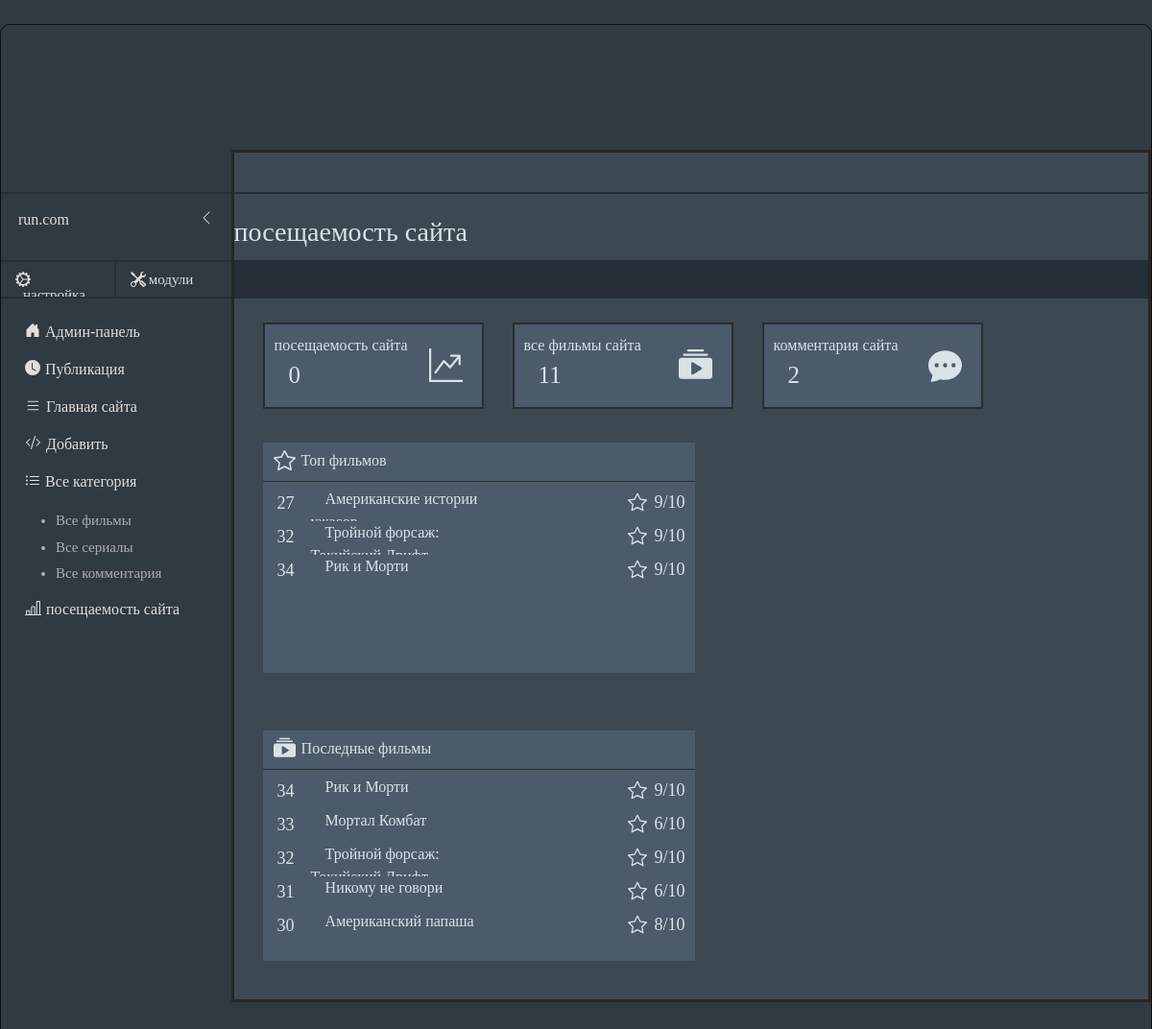
The app's page /admin.php?action=topitem with its own data.
### tables this page shows
CREATE TABLE `items` (
  `id` int(11) NOT NULL,
  `addDate` int(32) NOT NULL,
  `itemName` text NOT NULL,
  `itemCost` text NOT NULL,
  `itemCountry` text NOT NULL,
  `itemRaisal` int(9) NOT NULL,
  `itemGenre` int(9) NOT NULL,
  `itemDescription` text NOT NULL,
  `itemMainImg` text NOT NULL,
  `itemMainVideo` text NOT NULL,
  `itemSeries` text NOT NULL,
  `itemEstimation` text NOT NULL,
  `itemTime` text NOT NULL
);

### admin.php (the view, shortened to what the rows shown need)
<?php
	$action = $_GET['action'];
	$content = "";
	$db = mysqli_connect('localhost','root',"","arun");
	if($db){
	if($action == "addnewitem"){
		$title = "Добавить кино";
		$act_title = "Добавление нового  на сайт";
		if($_SERVER['REQUEST_METHOD'] === "POST"){
			$trust ='';
			if(empty($_POST['itemName']) OR strlen($_POST['itemName']) < 3) $trust .= "Не заполнина поле <b>Имя</b> или меньше 3 букв <br/>";
			if(empty($_POST['itemCountry']) OR strlen($_POST['itemCountry']) < 5) $trust .= "Не заполнина <b>Страна</b> поле или меньше 5 букв <br/>";
			if(empty($_POST['itemDescription']) OR strlen($_POST['itemDescription']) < 15) $trust .= "Не заполнина <b>Описание</b> поле или меньше 15 букв <br/>";
			if(empty($_POST['itemGenre'])) $trust .= "Не выбран <b>Жанр</b> фильма <br/>";
			if(empty($_POST['itemCost'])) $trust .= "не выбран <b>Год</b> выпуска <br/>";
			if(empty($_POST['itemRaisal'])) $trust .= "Не выбран <b>Оценка</b> на фильм <br/>";
			if(empty($_FILES['itemMainImg']['name'])) $trust .="<b>Изображение</b> не загружон или не выбран";
			if($_FILES['itemMainImg']['name'] AND $_FILES['itemMainImg']['size'] > 10000000) $trust .="Ошибка: <b>Изображение не иожет содержат больше 5мб</b>  <br/>";
			if(!empty($_FILES['itemMainImg']['error'])) $trust .="<b>Изображение</b> не возможно";
			if(empty($_POST['itemMainVideo']) OR strlen($_POST['itemMainVideo']) < 3) $trust .= "Не заполнина поле <b>видио</b><br/>";
			if(empty($_POST['itemSeries'])) $trust .= "напишите пожалуста кино или сериал";
			if(empty($_POST['itemTime'])) $trust .= "напишите Продолжительность фильма";
		if(empty($trust)){
		$uploadedFile = dirname(__FILE__)."/images/";
		$mainImg = mktime()."_".$_FILES['itemMainImg']['name'];
		move_uploaded_file($_FILES['itemMainImg']['tmp_name'], $uploadedFile.$mainImg);
			$addDate = mktime();
			$itemName = trim($_POST['itemName']);
			$itemCountry = trim($_POST['itemCountry']);
			$itemDescription = trim($_POST['itemDescription']);
			$itemGenre = trim($_POST['itemGenre']);
			$itemCost = trim($_POST['itemCost']);
			$itemRaisal = trim($_POST['itemRaisal']);
			$itemMainVideo = trim($_POST['itemMainVideo']);
			$itemSeries = trim($_POST['itemSeries']);
			$itemTime = trim($_POST['itemTime']);
			$insertQuery ="INSERT INTO `items` (addDate, itemName, itemCountry, itemDescription, itemGenre, itemCost, itemRaisal,itemMainImg,itemMainVideo, itemSeries,itemTime) VALUES('{$addDate}', '{$itemName}', '{$itemCountry}', '{$itemDescription}', '{$itemGenre}', '{$itemCost}', '{$itemRaisal},', '{$mainImg}', '{$itemMainVideo}', '{$itemSeries}','{$itemTime}')";
			if(mysqli_query($db, $insertQuery)){
				$content .= "Кино добавлен, <a href='admin.php?action=allitems'>вернуться списку кино</a>";
			}else{
				$content .= "Ошибка Кино не добавлен.Информация для отладки: <b>MSQLERROR: ".mysqli_errno($db).", MYSQL MSG:".mysqli_error($db)."</b>";
			}
		}else{
			$content .= "<b>Ошибка:</b> заполните данныx, Вы не указали <br/>";
			$content .= $trust;
		}
		}else{
		$content .= <<<HTML
		<form method="POST" action="" enctype="multipart/form-data">
		<div class="imginput">
			<center><span class="imgclass">200 x 300</span></center>
		</div>
		<input type="text" name="itemName" class="itemName" placeholder="Название" /><br/>
		<textarea  name="itemDescription" class="itemDescription" placeholder="опишите кино"></textarea></br></br>
		<input type="text" name="itemTime" class="itemTime" placeholder="Продолжительность" /><br/>
		<input type="text" name="itemCountry" class="itemCost" placeholder="страна" /><br/>
		<input type="text" name="itemCost" class="itemCost" style="margin-top: -11px;" placeholder="Жанр" /><br/>
		<input type="number" name="itemRaisal" class="itemRaisal" placeholder="оценка" /><br/>
		<input type="text" name="itemMainVideo" class="itemMainVideo" placeholder="Укажите ссылку на кино" /><br/>
		<input type="text" name="itemSeries" class="itemSeries"  placeholder="Укажите сериал или кино" /><br/>
		<input type="file"  class="itemMainImg" name="itemMainImg" />
		<input type="submit" class="submit" value="Добавить кино" />
				<select name="itemGenre" class="itemGenre" multiple>
HTML;
		$content .= displayallCategory();
	$content .= <<<HTML
		</select><br/>
		</form>
HTML;
		}
	}elseif($action == "topitem"){
		$selectCount = "SELECT COUNT(itemName) as count FROM `items`";
		$result = mysqli_query($db,$selectCount);
			$items = mysqli_fetch_row($result);
		$selectCountcomm = "SELECT COUNT(commName) as count FROM `commentary`";
		$resultcom = mysqli_query($db,$selectCountcomm);
			$itemcom = mysqli_fetch_row($resultcom);
		$content .= <<<HTML
		<div class="howadminumber">{$items[0]}</div>
		<div class="howadminumber">{$itemcom[0]}</div>
		<div id="menutopadmin">
					<div class="topmenuadmin">
						<div class="topfilm">
HTML;
						$selectop = "SELECT * FROM  `items` WHERE itemRaisal='9'  LIMIT 5";
						if($resultop= mysqli_query($db, $selectop)){
							$itemtop = mysqli_fetch_all($resultop, MYSQLI_ASSOC);
						}
						foreach($itemtop as $item){
						$content .= <<<HTML
								<div class="topfilmcl">
									<div class="topname">
										<div class="nametopfilm">
											<div class="filmname"><span >{$item[id]}</span></div>
											<div class="filmnamenew"><span>{$item[itemName]}</span></div>
										</div>
									</div>
										<div class="filmringt">
											<svg xmlns="http://www.w3.org/2000/svg" width="20" height="20" fill="currentColor" class="bi bi-star" viewBox="0 0 16 16">
											  <path d="M2.866 14.85c-.078.444.36.791.746.593l4.39-2.256 4.389 2.256c.386.198.824-.149.746-.592l-.83-4.73 3.522-3.356c.33-.314.16-.888-.282-.95l-4.898-.696L8.465.792a.513.513 0 0 0-.927 0L5.354 5.12l-4.898.696c-.441.062-.612.636-.283.95l3.523 3.356-.83 4.73zm4.905-2.767-3.686 1.894.694-3.957a.565.565 0 0 0-.163-.505L1.71 6.745l4.052-.576a.525.525 0 0 0 .393-.288L8 2.223l1.847 3.658a.525.525 0 0 0 .393.288l4.052.575-2.906 2.77a.565.565 0 0 0-.163.506l.694 3.957-3.686-1.894a.503.503 0 0 0-.461 0z"/>
											</svg>
											<div class="filmiconname">{$item['itemRaisal']}/10</div>
										</div>
								</div>
HTML;
						}
				$content .= <<<HTML
						</div>
					</div>
					<div class="topmenuadmin">
					<div class="icontepmenu">
							<div class="tepmenuname">
							<svg xmlns="http://www.w3.org/2000/svg" width="25" height="23" fill="currentColor" class="bi bi-collection-play-fill" viewBox="0 0 16 16">
  <path d="M2.5 3.5a.5.5 0 0 1 0-1h11a.5.5 0 0 1 0 1h-11zm2-2a.5.5 0 0 1 0-1h7a.5.5 0 0 1 0 1h-7zM0 13a1.5 1.5 0 0 0 1.5 1.5h13A1.5 1.5 0 0 0 16 13V6a1.5 1.5 0 0 0-1.5-1.5h-13A1.5 1.5 0 0 0 0 6v7zm6.258-6.437a.5.5 0 0 1 .507.013l4 2.5a.5.5 0 0 1 0 .848l-4 2.5A.5.5 0 0 1 6 12V7a.5.5 0 0 1 .258-.437z"/>
</svg>
							<p style="float:right; margin-left:5px;">Последные фильмы</p>
							</div>
						</div>
						<div class="topfilm">
HTML;
						$selecnew = "SELECT * FROM  `items` ORDER BY id DESC LIMIT 5 ";
						if($resulnew= mysqli_query($db, $selecnew)){
							$itemnew = mysqli_fetch_all($resulnew, MYSQLI_ASSOC);
						}
						foreach($itemnew as $item){
				$content .= <<<HTML
								<div class="topfilmcl">
									<div class="topname">
										<div class="nametopfilm">
											<div class="filmname"><span >{$item['id']}</span></div>
											<div class="filmnamenew"><span>{$item['itemName']}</span></div>
										</div>
									</div>
										<div class="filmringt">
											<svg xmlns="http://www.w3.org/2000/svg" width="20" height="20" fill="currentColor" class="bi bi-star" viewBox="0 0 16 16">
											  <path d="M2.866 14.85c-.078.444.36.791.746.593l4.39-2.256 4.389 2.256c.386.198.824-.149.746-.592l-.83-4.73 3.522-3.356c.33-.314.16-.888-.282-.95l-4.898-.696L8.465.792a.513.513 0 0 0-.927 0L5.354 5.12l-4.898.696c-.441.062-.612.636-.283.95l3.523 3.356-.83 4.73zm4.905-2.767-3.686 1.894.694-3.957a.565.565 0 0 0-.163-.505L1.71 6.745l4.052-.576a.525.525 0 0 0 .393-.288L8 2.223l1.847 3.658a.525.525 0 0 0 .393.288l4.052.575-2.906 2.77a.565.565 0 0 0-.163.506l.694 3.957-3.686-1.894a.503.503 0 0 0-.461 0z"/>
											</svg>
											<div class="filmiconname">{$item['itemRaisal']}/10</div>
										</div>
												</div>
HTML;
						}
		$content .= <<<HTML
								</div>
					</div>
					<div class="topmenuadmin">
					<div class="icontepmenu">
							<div class="tepmenuname">
							<svg xmlns="http://www.w3.org/2000/svg" width="25" height="23" fill="currentColor" class="bi bi-chat-dots" viewBox="0 0 16 16">
  <path d="M5 8a1 1 0 1 1-2 0 1 1 0 0 1 2 0zm4 0a1 1 0 1 1-2 0 1 1 0 0 1 2 0zm3 1a1 1 0 1 0 0-2 1 1 0 0 0 0 2z"/>
  <path d="m2.165 15.803.02-.004c1.83-.363 2.948-.842 3.468-1.105A9.06 9.06 0 0 0 8 15c4.418 0 8-3.134 8-7s-3.582-7-8-7-8 3.134-8 7c0 1.76.743 3.37 1.97 4.6a10.437 10.437 0 0 1-.524 2.318l-.003.011a10.722 10.722 0 0 1-.244.637c-.079.186.074.394.273.362a21.673 21.673 0 0 0 .693-.125zm.8-3.108a1 1 0 0 0-.287-.801C1.618 10.83 1 9.468 1 8c0-3.192 3.004-6 7-6s7 2.808 7 6c0 3.193-3.004 6-7 6a8.06 8.06 0 0 1-2.088-.272 1 1 0 0 0-.711.074c-.387.196-1.24.57-2.634.893a10.97 10.97 0 0 0 .398-2z"/>
</svg>
							<p style="float:right; margin-left:5px;">Последные комментария</p>
							</div>
						</div>
						<div class="topfilm">
HTML;
						$seleccomm = "SELECT * FROM  `commentary` ORDER BY id DESC LIMIT 5 ";
						if($resulcomm= mysqli_query($db, $seleccomm)){
							$itemcomm = mysqli_fetch_all($resulcomm, MYSQLI_ASSOC);
						}
						foreach($itemcomm as $item){
				$content .= <<<HTML
						<div class="topfilmcl">
									<div class="topname">
										<div class="nametopfilm">
											<div class="filmname"><span >322</span></div>
											<div class="filmnamenew"><span>ssdasdsa</span></div>
										</div>
									</div>
										<div class="filmringt">
											<svg xmlns="http://www.w3.org/2000/svg" width="20" height="20" fill="currentColor" class="bi bi-chat-dots" viewBox="0 0 16 16">
  <path d="M5 8a1 1 0 1 1-2 0 1 1 0 0 1 2 0zm4 0a1 1 0 1 1-2 0 1 1 0 0 1 2 0zm3 1a1 1 0 1 0 0-2 1 1 0 0 0 0 2z"/>
  <path d="m2.165 15.803.02-.004c1.83-.363 2.948-.842 3.468-1.105A9.06 9.06 0 0 0 8 15c4.418 0 8-3.134 8-7s-3.582-7-8-7-8 3.134-8 7c0 1.76.743 3.37 1.97 4.6a10.437 10.437 0 0 1-.524 2.318l-.003.011a10.722 10.722 0 0 1-.244.637c-.079.186.074.394.273.362a21.673 21.673 0 0 0 .693-.125zm.8-3.108a1 1 0 0 0-.287-.801C1.618 10.83 1 9.468 1 8c0-3.192 3.004-6 7-6s7 2.808 7 6c0 3.193-3.004 6-7 6a8.06 8.06 0 0 1-2.088-.272 1 1 0 0 0-.711.074c-.387.196-1.24.57-2.634.893a10.97 10.97 0 0 0 .398-2z"/>
</svg>
										</div>
								</div>
HTML;
						}
	$content .= <<<HTML
								</div>
					</div>
					<div class="topmenuadmin">
					<div class="icontepmenu">
							<div class="tepmenuname">
							<svg xmlns="http://www.w3.org/2000/svg" width="25" height="23" fill="currentColor" class="bi bi-tv" viewBox="0 0 16 16">
  <path d="M2.5 13.5A.5.5 0 0 1 3 13h10a.5.5 0 0 1 0 1H3a.5.5 0 0 1-.5-.5zM13.991 3l.024.001a1.46 1.46 0 0 1 .538.143.757.757 0 0 1 .302.254c.067.1.145.277.145.602v5.991l-.001.024a1.464 1.464 0 0 1-.143.538.758.758 0 0 1-.254.302c-.1.067-.277.145-.602.145H2.009l-.024-.001a1.464 1.464 0 0 1-.538-.143.758.758 0 0 1-.302-.254C1.078 10.502 1 10.325 1 10V4.009l.001-.024a1.46 1.46 0 0 1 .143-.538.758.758 0 0 1 .254-.302C1.498 3.078 1.675 3 2 3h11.991zM14 2H2C0 2 0 4 0 4v6c0 2 2 2 2 2h12c2 0 2-2 2-2V4c0-2-2-2-2-2z"/>
</svg>
							<p style="float:right; margin-left:5px;">Сериалы</p>
							</div>
						</div>
						<div class="topfilm">
HTML;
						$selectseries = "SELECT * FROM  `items` WHERE itemSeries='Сериал'  LIMIT 5";
						if($resulseries= mysqli_query($db, $selectseries)){
							$itemseries = mysqli_fetch_all($resulseries, MYSQLI_ASSOC);
						}
						foreach($itemseries as $item){
						$content .= <<<HTML
						<div class="topfilmcl">
									<div class="topname">
										<div class="nametopfilm">
											<div class="filmname"><span >{$item['id']}</span></div>
											<div class="filmnamenew"><span>{$item['itemName']}</span></div>
										</div>
									</div>
										<div class="filmringt">
														<svg xmlns="http://www.w3.org/2000/svg" width="20" height="20" fill="currentColor" class="bi bi-tv" viewBox="0 0 16 16">
  <path d="M2.5 13.5A.5.5 0 0 1 3 13h10a.5.5 0 0 1 0 1H3a.5.5 0 0 1-.5-.5zM13.991 3l.024.001a1.46 1.46 0 0 1 .538.143.757.757 0 0 1 .302.254c.067.1.145.277.145.602v5.991l-.001.024a1.464 1.464 0 0 1-.143.538.758.758 0 0 1-.254.302c-.1.067-.277.145-.602.145H2.009l-.024-.001a1.464 1.464 0 0 1-.538-.143.758.758 0 0 1-.302-.254C1.078 10.502 1 10.325 1 10V4.009l.001-.024a1.46 1.46 0 0 1 .143-.538.758.758 0 0 1 .254-.302C1.498 3.078 1.675 3 2 3h11.991zM14 2H2C0 2 0 4 0 4v6c0 2 2 2 2 2h12c2 0 2-2 2-2V4c0-2-2-2-2-2z"/>
</svg>
											<div class="filmiconname">{$item['itemRaisal']}/10</div>
										</div>
								</div>
HTML;
						}
	$content .= <<<HTML
								</div>
					</div>
			</div>
HTML;
	}elseif($action == "search"){
	include('searchadmin.php');
	}
	}else{
		$act_title = "Ошибка: нет подлючение на база данных";
	}
?>
<html>
<head>
 <link href="https://cdn.jsdelivr.net/npm/bootstrap@5.0.1/dist/css/bootstrap.min.css" rel="stylesheet">
 <link rel="stylesheet" href="css/style.css?v=60">
</head>
<body>
			<div id="wrapperadmin">
<div class="conteneradmin">
		 <div class="admin-horizontal">
				<?=$content?>
		 </div>
		 </div>
</div>
</body>
</html>

### records on screen
items: id "27", itemName "Американские истории…", itemRaisal "9"
items: id "32", itemName "Тройной форсаж:…", itemRaisal "9"
items: id "34", itemName "Рик и Морти", itemRaisal "9"
items: id "33", itemName "Мортал Комбат", itemRaisal "6"
items: id "31", itemName "Никому не говори", itemRaisal "6"
items: id "30", itemName "Американский папаша", itemRaisal "8"

### other values on screen
$act_title "посещаемость сайта"
$items[0] "11"
$itemcom[0] "2"
